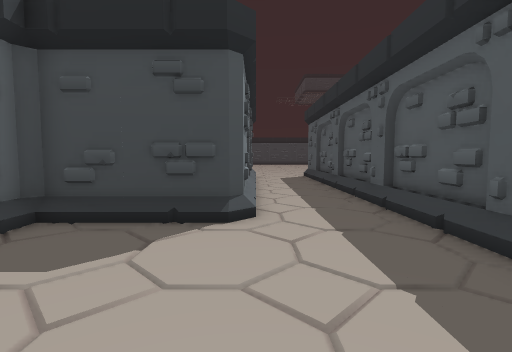
[1] (above)

24 first-person views from a walk through a level from a Godot 3-D game. The camera is 1.2 m above the floor, tilts 4° down and sees 85° across. The floor is counted in squares, 1 m on a side. Each view is taken from the middle of a square. On the plan, view 1 faces up. The plan holds only what a view shows up to about 13 squares ahead; the rest is blank. The place goes on beyond the plan.

[2]
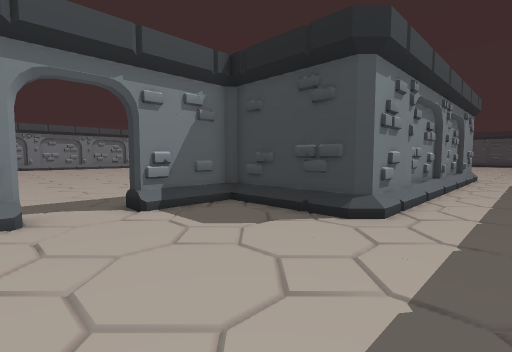

[3]
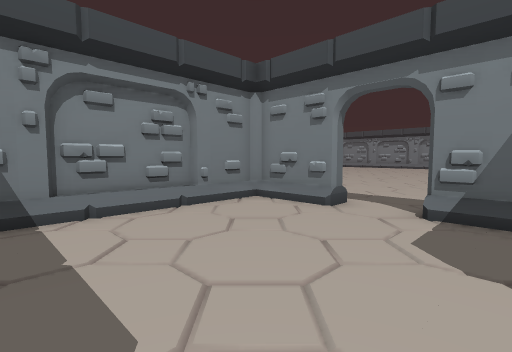

[4]
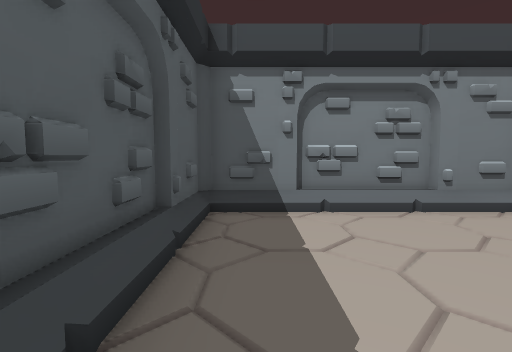

[5]
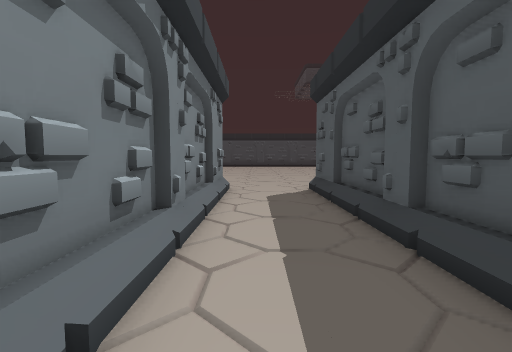

[6]
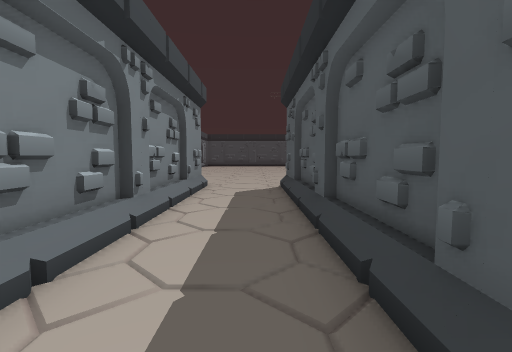

[7]
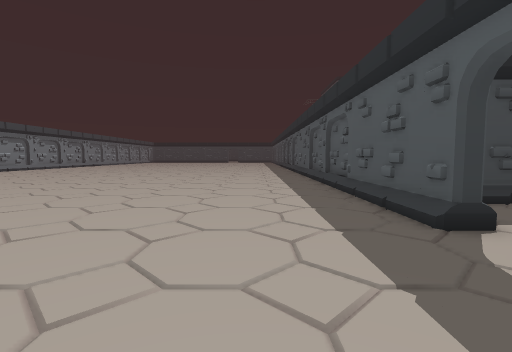

[8]
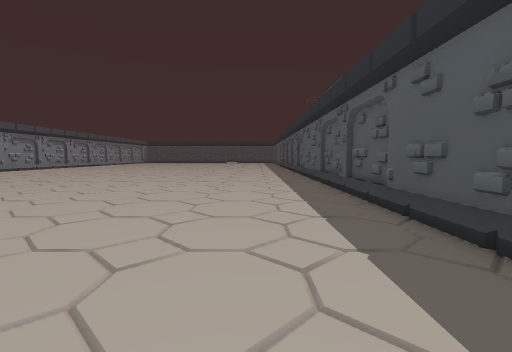

[9]
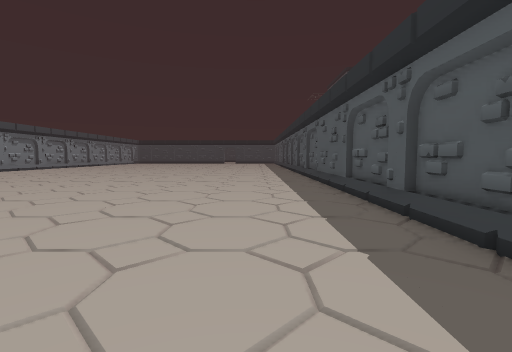

[10]
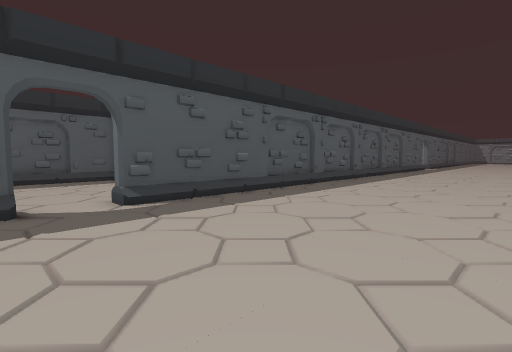

[11]
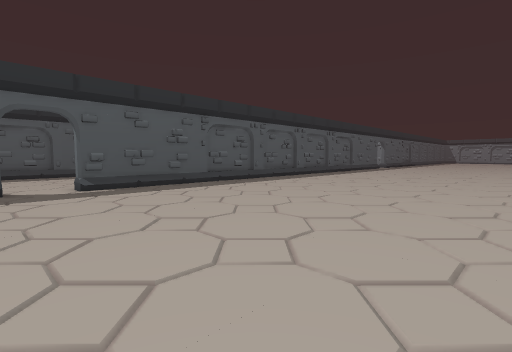

[12]
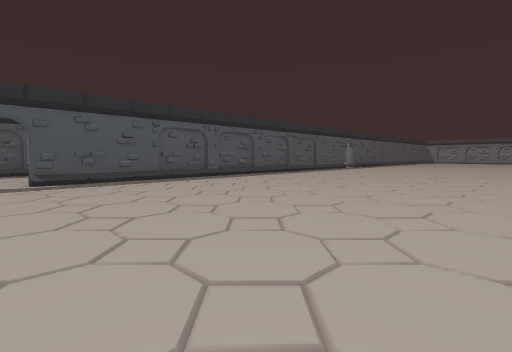

[13]
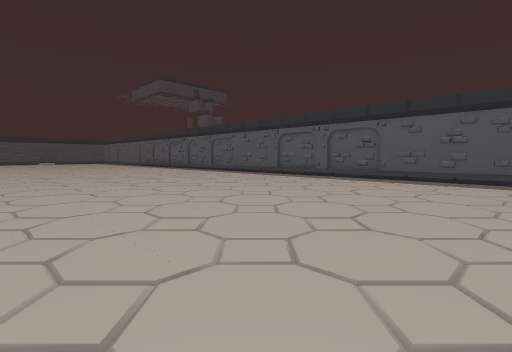

[14]
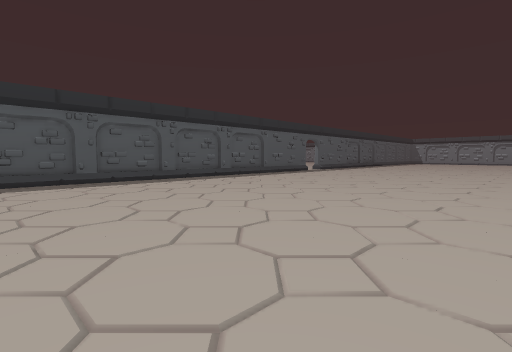

[15]
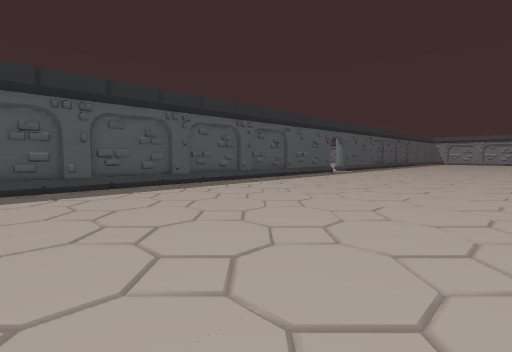

[16]
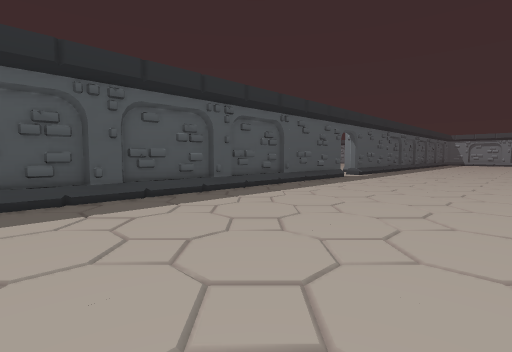

[17]
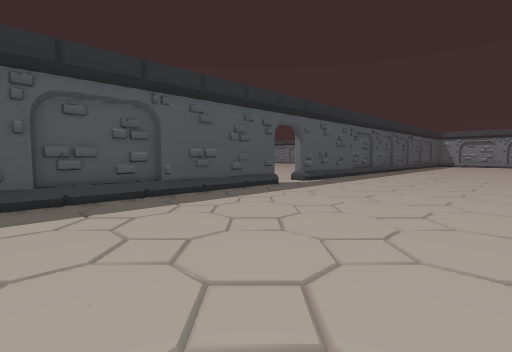

[18]
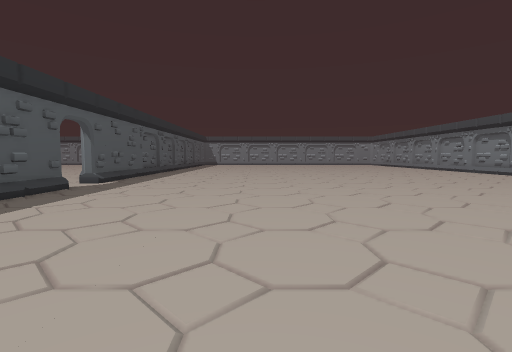

[19]
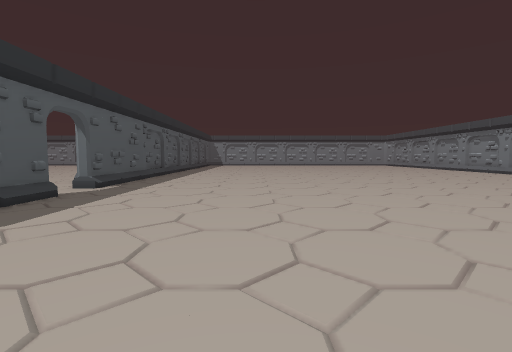

[20]
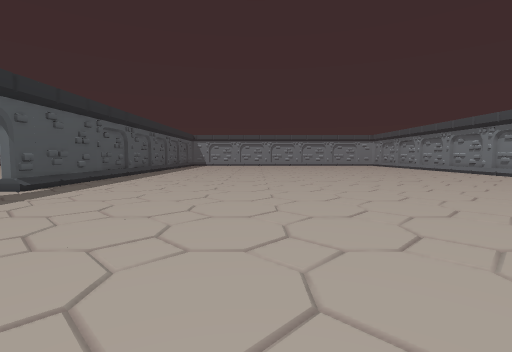

[21]
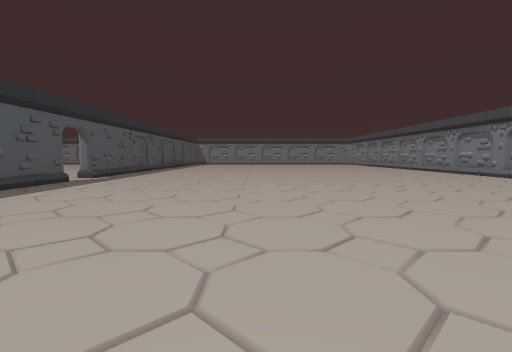

[22]
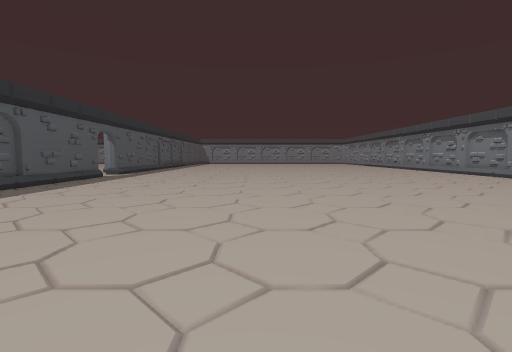

[23]
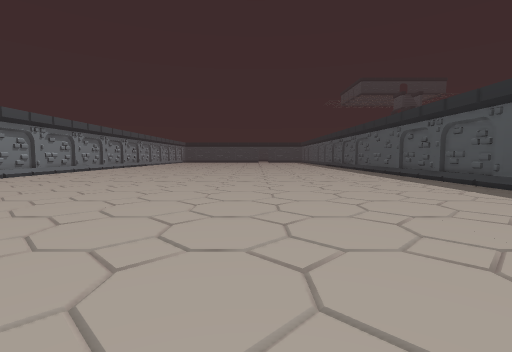

[24]
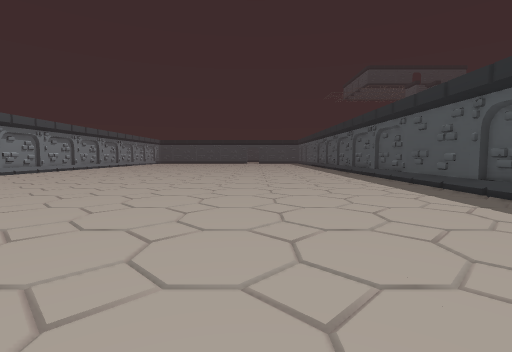

### Floor plan
Points are (right, up) in squares from view 1. A wall is a line through its corners. A room is listed if a view was taken in it or the views show most of it. See-through windows are left out.
Room 1 (views 1, 2, 3, 4, 5, 6)
walls: (-0.2, 8) (-0.2, 5.3) (-4, 5.3) (-4.3, 5) (-4.3, 2.5); (-0.2, 5.5) (-0.6, 5.2); (3.3, 7.1) (3.3, 8); (3.5, 8.1) (3.5, 11); (-0.2, 12) (-0.2, 11.1) (-0.4, 11) (-0.4, 8.5); (3.3, 11.1) (3.3, 12); (3.5, 4.1) (3.5, 7); (3.5, 12.2) (3.5, 15); (3.3, 3.5) (3.3, 4); (-0.4, 15) (-0.4, 12.4); (3.3, 15.1) (3.3, 17.5); (-4.3, 0.5) (-4.3, -2.2) (-2, -2.2); (3.5, 0) (3.5, 2.6); (-0.2, 17.5) (-0.2, 15.1); (1, -2.2) (3, -2.2) (3.3, -2) (3.3, -0.1); (-2.1, -2.4) (1, -2.4)
low walls: (3, 7.1) (3, 11.4); (3, 11.5) (3, 12.4); (3, 3.1) (3, 5.4); (3, 1.6) (3, 2.6); (3, 0.6) (3, 1.5); (3, -0.4) (3, 0.5); (1.5, -2) (3, -2); (-1.8, -2.2) (-0.8, -2.2); (-3.9, -2) (-2.5, -2)
ways out: opening at (-4, 1.5) to room 2
Room 2 (views 7, 8, 9, 10, 11, 12, 13, 14, 15, 16, 17, 18, 19, 20, 21, 22, 23, 24)
walls: (-4.8, -6.4) (-4.8, 0.5) (-4, 0.5); (-4.8, -7.8) (-4.8, -6.8); (-4.6, -8.1) (-4.6, -5.1); (-4.8, -10.4) (-4.8, -8); (-4.8, -11.8) (-4.8, -10.8); (-4.6, -12.1) (-4.6, -9) (-5, -8.8); (-4.8, -14.4) (-4.8, -12); (-4.3, 2.5) (-4.8, 2.5) (-4.8, 8); (-4.8, -15.8) (-4.8, -14.8); (-5, -16.2) (-4.6, -16) (-4.6, -13); (-4.8, -18.4) (-4.8, -16); (-4.8, -19.8) (-4.8, -18.8); (-4.6, -20) (-4.6, -17) (-5, -16.8); (-4.6, 8.1) (-4.6, 11) (-4.9, 11.2); (-4.8, 10.5) (-4.8, 12); (-4.6, 12.2) (-4.6, 15) (-4.9, 15.2); (-4.8, -25.5) (-4.8, -20.1); (-4.8, 14.5) (-4.8, 19.1); (-4.8, -31.1) (-4.8, -27.5) (-4.2, -27.5)
low walls: (-5, -9.4) (-5, -6.3); (-5, -2.4) (-5, -1.6); (-5, -1.5) (-5, 0.5); (-5, -11.5) (-5, -10.3); (-5, -13.4) (-5, -11.6); (-5, 4.5) (-5, 5.4); (-5, -17.5) (-5, -16.2); (-5, 5.5) (-5, 6.5); (-5, 6.6) (-5, 7.5); (-5, -19.5) (-5, -17.6); (-4.8, 8.2) (-4.8, 9.2); (-5, -21.4) (-5, -19.6); (-5, -23.5) (-5, -22.5); (-4.8, 12.2) (-4.8, 12.9)
ways out: opening at (-4, 1.5) to room 1; opening at (-4, -26.5)

Where each view was taken, in squares from view 1:
view 1: 0 up, 0 right, facing up
view 2: 0 up, 2 right, facing up-left
view 3: 4 up, 2 right, facing down-left
view 4: 4 up, 2 right, facing down
view 5: 7 up, 1 right, facing up
view 6: 6 up, 2 right, facing up
view 7: 2 down, 8 left, facing up
view 8: 1 up, 8 left, facing up
view 9: 5 up, 8 left, facing up
view 10: 3 up, 12 left, facing down-right
view 11: 3 up, 16 left, facing down-right
view 12: 2 up, 19 left, facing down-right
view 13: 2 up, 20 left, facing up-right
view 14: 5 down, 19 left, facing down-right
view 15: 6 down, 16 left, facing down-right
view 16: 10 down, 13 left, facing down-right
view 17: 16 down, 13 left, facing down-right
view 18: 15 down, 12 left, facing down
view 19: 17 down, 11 left, facing down
view 20: 18 down, 13 left, facing down
view 21: 12 down, 14 left, facing down
view 22: 9 down, 14 left, facing down
view 23: 3 down, 14 left, facing up
view 24: 6 up, 12 left, facing up
